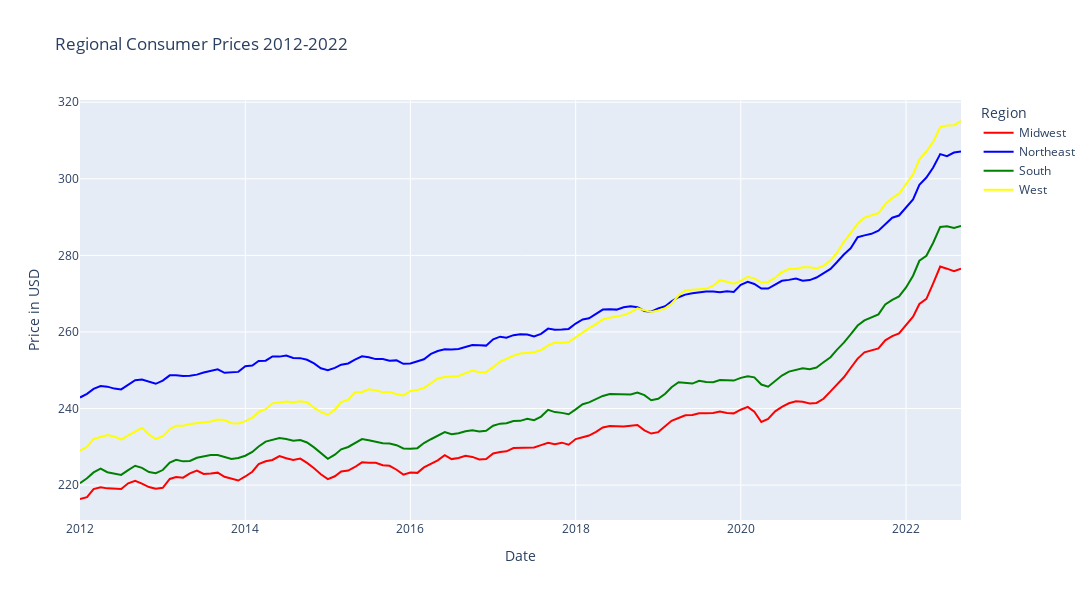

Notebook code cell kept with this figure:
### Code cell
px.line(all_regions_df, 
        labels={'value': 'Price in USD', 'variable': 'Region'}, 
        title="Regional Consumer Prices 2012-2022", color_discrete_sequence=['red','blue','green','yellow'], width=1300, height=600)

### Figure 1 — Plotly figure (JSON) as saved in the notebook; plotly's stock layout.template omitted (floating-point values rounded to 4 significant figures; data arrays with more than 128 entries replaced by an {"elided": "..."} marker saying what was removed)
{"data": [{"hovertemplate": "Region=Midwest<br>Date=%{x}<br>Price in USD=%{y}<extra></extra>", "legendgroup": "Midwest", "line": {"color": "red", "dash": "solid"}, "marker": {"symbol": "circle"}, "mode": "lines", "name": "Midwest", "orientation": "v", "showlegend": true, "type": "scatter", "x": {"elided": "129 str values"}, "xaxis": "x", "y": {"elided": "129 float values"}, "yaxis": "y"}, {"hovertemplate": "Region=Northeast<br>Date=%{x}<br>Price in USD=%{y}<extra></extra>", "legendgroup": "Northeast", "line": {"color": "blue", "dash": "solid"}, "marker": {"symbol": "circle"}, "mode": "lines", "name": "Northeast", "orientation": "v", "showlegend": true, "type": "scatter", "x": {"elided": "129 str values"}, "xaxis": "x", "y": {"elided": "129 float values"}, "yaxis": "y"}, {"hovertemplate": "Region=South<br>Date=%{x}<br>Price in USD=%{y}<extra></extra>", "legendgroup": "South", "line": {"color": "green", "dash": "solid"}, "marker": {"symbol": "circle"}, "mode": "lines", "name": "South", "orientation": "v", "showlegend": true, "type": "scatter", "x": {"elided": "129 str values"}, "xaxis": "x", "y": {"elided": "129 float values"}, "yaxis": "y"}, {"hovertemplate": "Region=West<br>Date=%{x}<br>Price in USD=%{y}<extra></extra>", "legendgroup": "West", "line": {"color": "yellow", "dash": "solid"}, "marker": {"symbol": "circle"}, "mode": "lines", "name": "West", "orientation": "v", "showlegend": true, "type": "scatter", "x": {"elided": "129 str values"}, "xaxis": "x", "y": {"elided": "129 float values"}, "yaxis": "y"}], "layout": {"height": 600, "legend": {"title": {"text": "Region"}, "tracegroupgap": 0}, "title": {"text": "Regional Consumer Prices 2012-2022"}, "width": 1300, "xaxis": {"anchor": "y", "autorange": true, "domain": [0, 1], "range": ["2012-01-01", "2022-09-01"], "title": {"text": "Date"}, "type": "date"}, "yaxis": {"anchor": "x", "autorange": true, "domain": [0, 1], "range": [210.9, 320.6], "title": {"text": "Price in USD"}, "type": "linear"}}}
